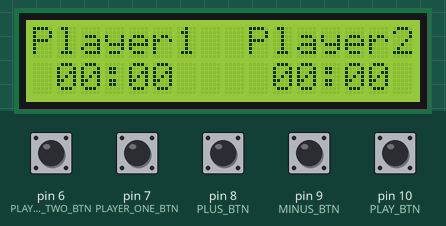
Bench run of a sketch on a simulated Arduino Uno, built with avr-gcc and run on an emulated ATmega328P. Parts: 16×2 character LCD. The inputs (shaded band) are chosen by the test bench; at power-on: pin 6 (PLAYER_TWO_BTN), pin 7 (PLAYER_ONE_BTN), pin 8 (PLUS_BTN), pin 9 (MINUS_BTN), pin 10 (PLAY_BTN) LOW.

Above: at 1.2 s.
1.3 s: pin 10 (PLAY_BTN) pulled HIGH for 0.15 s
At 2.0 s:
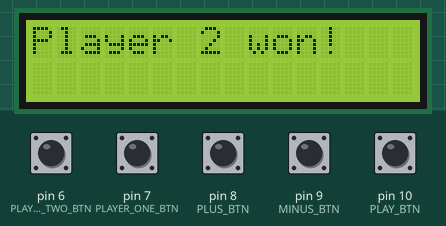
3.9 s: pin 10 (PLAY_BTN) pulled HIGH for 1 s
At 4.9 s:
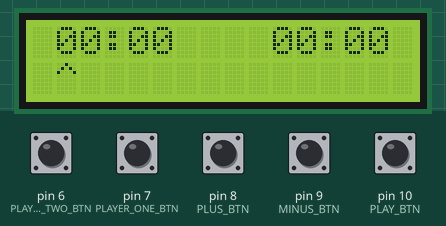
6.4 s: pin 10 (PLAY_BTN) pulled HIGH for 3.2 s
At 8.2 s:
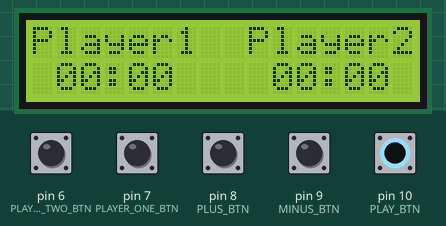
Timing chart, 0 to 9.7 s (numbered marks = the images above; inputs shaded):
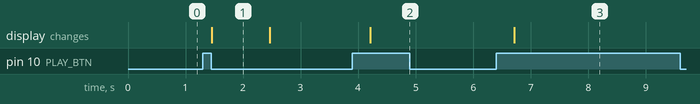

The sketch:

chess_timer.ino
```cpp
// (licence header left out)
#include <LiquidCrystal.h>

// Pin naming
#define PLAY_BTN 10
#define MINUS_BTN 9
#define PLUS_BTN 8
#define PLAYER_ONE_BTN 7
#define PLAYER_TWO_BTN 6

LiquidCrystal lcd(12, 11, 5, 4, 3, 2);

// State variables
boolean configModeActive = false;
boolean plusMinusBtnActive = false;
boolean gameIsRunning = false;
boolean playerOneMoves = true;
boolean playBtnActive = false;
boolean playBtnLongPressActive = false;
String playerOneTime = "00:00";
String playerTwoTime = "00:00";
int editPointer = 0;
int playerOneSeconds = 0;
int playerTwoSeconds = 0;
unsigned long prevMillis = 0;
unsigned long playBtnTimer = 0;
unsigned long playBtnLongPressTime = 300;

void setup() {
  Serial.begin(9600);
  // LCD setup
  lcd.begin(16, 2);
  initClockSeconds();
  display();

  // Buttons setup
  pinMode(PLAY_BTN, INPUT);
  pinMode(MINUS_BTN, INPUT);
  pinMode(PLUS_BTN, INPUT);
  pinMode(PLAYER_ONE_BTN, INPUT);
  pinMode(PLAYER_TWO_BTN, INPUT);
}

void loop() {
  playBtnTick();
  plusMinusBtnsTick();
  playerOneBtnTick();
  playerTwoBtnTick();
  updateTimer();
  delay(10);
}

void playBtnTick() {
  if (digitalRead(PLAY_BTN) == HIGH) {
    if (playBtnActive == false) {
      playBtnActive = true;
      playBtnTimer = millis();
    }

    if ((millis() - playBtnTimer > playBtnLongPressTime) && (playBtnLongPressActive == false)) {
      playBtnLongPressActive = true;
      changeMode();
    }
  } else {
    if (playBtnActive == true) {
      if (playBtnLongPressActive == true) {
        playBtnLongPressActive = false;
      } else {
        playBtnClicked();
      }
      playBtnActive = false;
    }
  }
}

void playBtnClicked() {
  if (configModeActive) {
  	moveEditPointer();
  } else {
    gameIsRunning = !gameIsRunning;
  }
}

void moveEditPointer() {
  editPointer = (editPointer + 1) % 8;
  display();
}

void changeMode() {
  configModeActive = !configModeActive;

  if (configModeActive) {

  } else {
    initClockSeconds();
  }

  display();
}

void initClockSeconds() {
  playerOneSeconds = timeToSeconds(playerOneTime);
  playerTwoSeconds = timeToSeconds(playerTwoTime);
}

int timeToSeconds(const String& s) {
  return 60 * s.substring(0, 2).toInt() + s.substring(3).toInt();
}

void display() {
  lcd.clear();

  if (configModeActive) {
    lcd.setCursor(1, 0);
    lcd.print(playerOneTime);

    lcd.setCursor(10, 0);
    lcd.print(playerTwoTime);

    lcd.setCursor(cursorOnLcd(), 1);
    lcd.print("^");
  } else {
    lcd.setCursor(0, 0);
    lcd.print("Player1");

    lcd.setCursor(9, 0);
    lcd.print("Player2");

    lcd.setCursor(1, 1);
    lcd.print(playerOneTime);

    lcd.setCursor(10, 1);
    lcd.print(playerTwoTime);
  }
}

int cursorOnLcd() {
  if (editPointer == 0) return 1;
  if (editPointer == 1) return 2;
  if (editPointer == 2) return 4;
  if (editPointer == 3) return 5;
  if (editPointer == 4) return 10;
  if (editPointer == 5) return 11;
  if (editPointer == 6) return 13;
  if (editPointer == 7) return 14;
}

void plusMinusBtnsTick() {
  if (!configModeActive) return;

  int minus = digitalRead(MINUS_BTN);
  int plus = digitalRead(PLUS_BTN);

  if (minus == HIGH || plus == HIGH) {

    if (!plusMinusBtnActive) {
      plusMinusBtnActive = true;

      changeCurrentDigitBy(plus == HIGH ? 1 : -1);
    }
  } else {
    plusMinusBtnActive = false;
  }
}

void changeCurrentDigitBy(int add) {
  String& s = editPointer < 4 ? playerOneTime : playerTwoTime;
  int i = editPointer % 4;

  if (i > 1) i++;
  s[i] += add;
  if (s[i] > '9') s[i] = '0';
  if (s[i] < '0') s[i] = '9';

  if (i == 3 && s[i] > '5') s[i] = '0';
  if (i == 3 && s[i] < '0') s[i] = '5';

  display();
}

void playerOneBtnTick() {
  if (digitalRead(PLAYER_ONE_BTN) == HIGH) {
    playerOneMoves = false;
  }
}

void playerTwoBtnTick() {
  if (digitalRead(PLAYER_TWO_BTN) == HIGH) {
    playerOneMoves = true;
  }
}

void updateTimer() {
  if (configModeActive || !gameIsRunning) return;

  unsigned long currMillis = millis();

  if (currMillis - prevMillis > 1000) {
    prevMillis = currMillis;
    countDown();
  }
}

void countDown() {
  if (playerOneMoves) {
    if (playerOneSeconds > 0) playerOneSeconds--;
    playerOneTime = secondsToTime(playerOneSeconds);
  } else {
    if (playerTwoSeconds > 0) playerTwoSeconds--;
    playerTwoTime = secondsToTime(playerTwoSeconds);
  }

  if (playerOneSeconds <= 0 || playerTwoSeconds <= 0) {
    finishGame();
  } else {
    display();
  }
}

void finishGame() {
  lcd.clear();
  lcd.setCursor(0, 0);
  lcd.print(String("Player ") + (playerOneSeconds <= 0 ? "2" : "1") + String(" won!"));
  gameIsRunning = false;
  delay(1000);
  reset();
  display();
}

void reset() {
  gameIsRunning = false;
  playerOneTime = "00:00";
  playerTwoTime = "00:00";
  editPointer = 0;
  playerOneSeconds = 0;
  playerTwoSeconds = 0;
}

String secondsToTime(int seconds) {
  int sec = seconds % 60;
  int min = seconds / 60 % 100;
  String s = (sec < 10 ? "0" : "") + String(sec);
  String m = (min < 10 ? "0" : "") + String(min);
  return m + ":" + s;
}
```

Measured:
- after the input at 1.3 s, the display: changes after 0.16 s (image 1)
- after the input at 3.9 s, the display: changes after 0.31 s (image 2)
- after the input at 6.4 s, the display: changes after 0.32 s (image 3)
- what the display in image 1 shows lasts 1.0 s, from 1.5 s to 2.5 s
